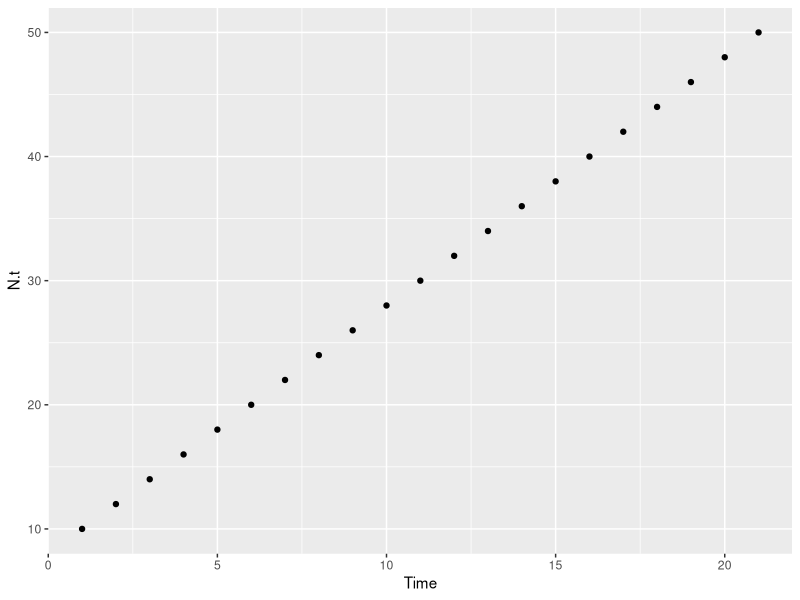
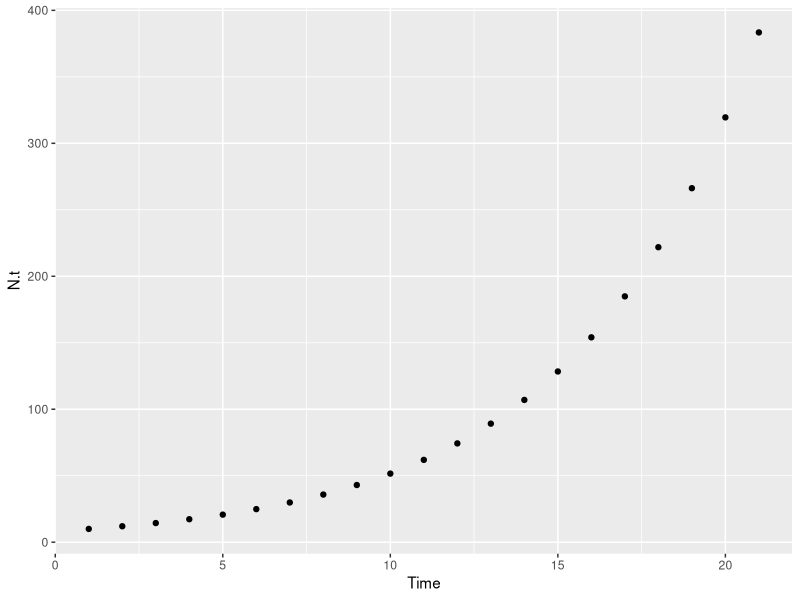

Write the R code that produced these figures, in order.
## ---- chunk 1
knitr::opts_chunk$set(echo = TRUE)
library(ggplot2)
## ---- chunk 2
N.t <- 10
B <- 3
D <- 1
for(i in 1:20){
  N.t[i +1] <- N.t[i] + B - D
}
qplot(y = N.t, x = 1:21, geom = "point", xlab = "Time")
## ---- chunk 3
N.t <- 10
f <- 0.3
s <- 0.9
R <- s+f
for(i in 1:20){
  N.t[i +1] <- N.t[i] * R
}
qplot(y = N.t, x = 1:21, geom = "point", xlab = "Time")
